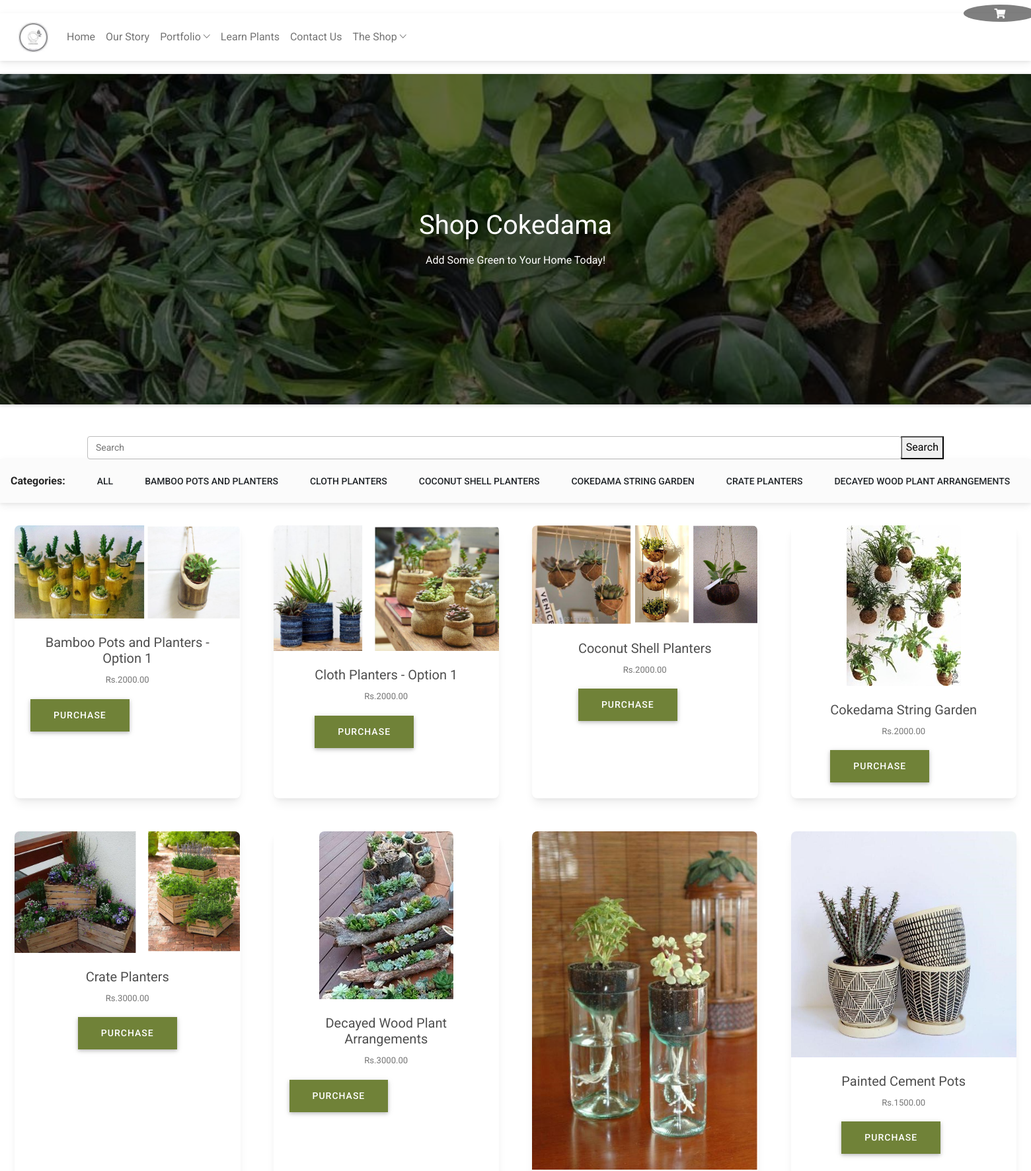
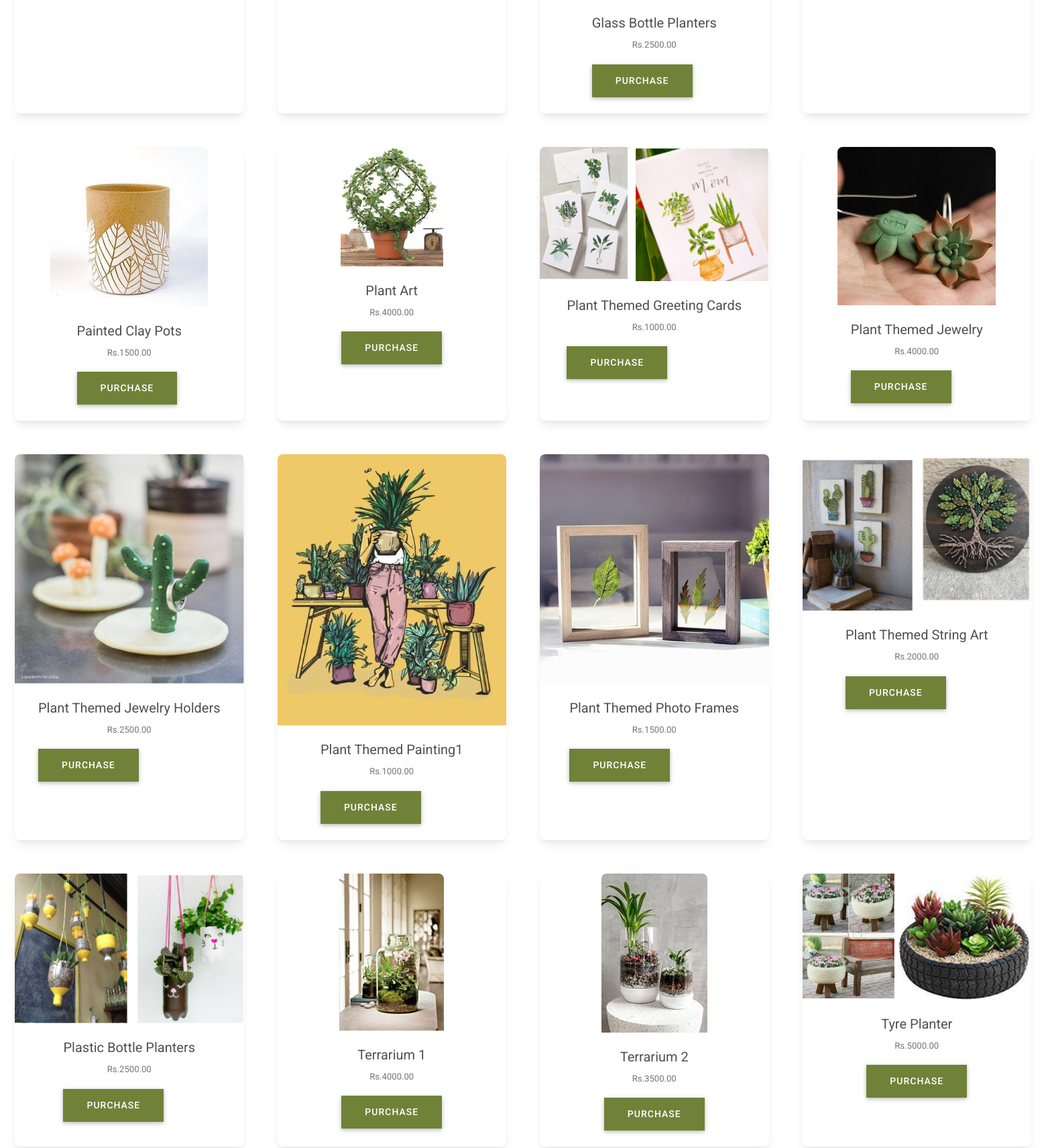
/store/ (upper part), run on the app's committed database (2 pictures, top to bottom).
### store/models.py (models this page shows, shortened)
class Category(models.Model):
    name = models.CharField(max_length=200,
                            db_index=True)
    slug = models.SlugField(max_length=200,
                            unique=True)
    class Meta:
        ordering = ('name',)
        verbose_name = 'category'
        verbose_name_plural = 'categories'
    def get_absolute_url(self):
        return reverse('store:product_list_by_category',
                       args=[self.slug])

class Product(models.Model):
    category = models.ForeignKey(Category,
                                 related_name='products',
                                 on_delete=models.CASCADE)
    name = models.CharField(max_length=200, db_index=True)
    slug = models.SlugField(max_length=200, db_index=True)
    image = models.ImageField(upload_to='products/%Y/%m/%d',
                              blank=True)
    description = RichTextField(blank=True)
    price = models.DecimalField(max_digits=10, decimal_places=2)
    available = models.BooleanField(default=True)
    created = models.DateTimeField(auto_now_add=True)
    updated = models.DateTimeField(auto_now=True)
    product_code = models.CharField(max_length=200, blank=True, default='')
    class Meta:
        ordering = ('name',)
        index_together = (('id', 'slug'),)
    def get_absolute_url(self):
        return reverse('store:product_detail',
                       args=[self.id, self.slug])

### store/views.py (the view)
# urls.py: path('', views.product_list, name='product_list'),
def product_list(request, category_slug=None):
    category = None
    categories = Category.objects.all()
    products = Product.objects.filter(available=True)
    if category_slug:
        category = get_object_or_404(Category, slug=category_slug)
        products = products.filter(category=category)
    return render(request,
                  'store/product/list.html',
                  {'category': category,
                   'categories': categories,
                   'products': products})

### cart/cart.py (called while the page is built)
    def __len__(self):
        return sum(item['quantity'] for item in self.cart.values())

### cart/context_processors.py (called while the page is built)
def cart(request):
    return {'cart': Cart(request)}

### store/templates/store/product/list.html (shortened to what this page needs)
{% extends "main_base.html" %}
{% load static %}
{% block content %}
    <div
            class="p-5 text-center bg-image shadow-1-strong"
            style="
                    background-image: url({% static 'website/images/call-to-action-bg.jpg' %});
                    height: 500px;
                    "
    >
        <div class="mask" style="background-color: rgba(0, 0, 0, 0.6);">
            <div class="d-flex justify-content-center align-items-center h-100">
                <div class="text-white">
                    <h1 class="mb-3">Shop Cokedama</h1>
                    <h8 class="mb-3">Add Some Green to Your Home Today!</h8>
                </div>
            </div>
        </div>
    </div>
    <main class="mt-5">
        <div class="container">
            <form class="d-flex input-group w-auto" action="/store/search">
                <div class="input-group">
                    <input
                            name="q"
                            type="text"
                            class="form-control rounded"
                            placeholder="Search"
                            aria-label="Search"
                            aria-describedby="search-addon"
                    />
                    <button type="submit" class="button is-black">Search</button>
                </div>
            </form>
        </div>
        <nav class="navbar navbar-expand-lg navbar-light bg-light mg-4">
            <div class="collapse navbar-collapse" id="navbarSupportedContent">
                <strong class="text-dark mr-2">Categories:</strong>
                <ul class="navbar-nav me-auto mb-2 mb-lg-0">
                    <li><a class="dropdown-item" href="{% url "store:product_list" %}">All</a></li>
                    {% for c in categories %}
                        <li {% if category.slug == c.slug %}class="selected" {% endif %}>
                            <a class="dropdown-item" href="{{ c.get_absolute_url }}">{{ c.name|title }}</a>
                        </li>
                    {% endfor %}
                </ul>
            </div>
        </nav>
        <section class="text-container mb-4 mr-4 ml-4 mt-4">
            <div class="row">
                <div class="portfolio-item shuffle-item grid-container">
                    {% for product in products %}
                        <div class="card">
                            <div class="bg-image hover-overlay ripple" data-mdb-ripple-color="light"
                                 style="display: inline-block; align-items: center;  margin: auto;">
                                <img
                                        src="
                                                {% if product.image %}{{ product.image.url }}{% else %}{% static 'website/images/logo.png' %}{% endif %}"
                                        class="img-fluid" width="300" height="300"
                                        style="max-height: 100%; max-width: 100%;"
                                >
                            </div>
                            <div class="card-body"
                                 style="display: inline-block; align-items: center;  margin: auto; justify-content: center;">
                                <h5 class="card-title" style="text-align: center;">{{ product.name }}</h5>
                                <p class="card-text" style="text-align: center;"><small
                                        class="text-muted">Rs.{{ product.price }}</small></p>
                                <a href="{{ product.get_absolute_url }}" class="btn btn-main" style="margin: auto; ">Purchase</a>
                            </div>
                        </div>
                    {% endfor %}
                </div>
            </div>
        </section>
    </main>
{% endblock %}

### website/templates/main_base.html (shortened to what this page needs)
{% load static %}
<!DOCTYPE html>
<html lang="en">
<head>
    <link rel="stylesheet" href="{% static 'website/plugins/bootstrap/bootstrap.min.css' %}">
    <link rel="stylesheet" href="{% static 'website/plugins/Ionicons/css/ionicons.min.css' %}">
    <link rel="stylesheet" href="{% static 'website/plugins/animate-css/animate.css' %}">
    <link rel="stylesheet" href="{% static 'website/plugins/magnific-popup/magnific-popup.css' %}">
    <link rel="stylesheet" href="{% static 'website/plugins/slick/slick.css' %}">
    <link rel="stylesheet" href="https://use.fontawesome.com/releases/v5.15.2/css/all.css"/>
    <link rel="stylesheet" href="{% static 'website/css/mdb.min.css' %}"/>
    <link rel="stylesheet" href="{% static 'website/css/style.css' %}">
</head>
<body id="body">
<header>
    <nav class="navbar navbar-expand-lg navbar-light bg-white">
        <div class="container-fluid">
            <a class="navbar-brand" href="{% url 'home' %}">
                <img
                        src="{% static 'website/images/logo.png' %}"
                        height="45"
                        alt=""
                        loading="lazy"
                />
            </a>
            <ul class="navbar-nav me-auto mb-2 mb-lg-0">
                <li class="navbar-nav ml-auto">
                    <a class="nav-link" aria-current="page" href="{% url 'home' %}">Home</a>
                </li>
                <li class="nav-item">
                    <a class="nav-link" href="{% url 'about' %}">Our Story</a>
                </li>
                <li class="nav-item dropdown @@portfolio">
                    <a class="nav-link dropdown-toggle" href="#" id="dropdown03" data-toggle="dropdown"
                       aria-haspopup="true" aria-expanded="false">Portfolio <span class="ion-ios-arrow-down"></span></a>
                </li>
                <li class="nav-item">
                    <a class="nav-link" href="{% url 'tree_profile' %}">Learn Plants</a>
                </li>
                <li class="nav-item">
                    <a class="nav-link" href="{% url 'contact' %}">Contact Us</a>
                </li>
                <li class="nav-item dropdown @@products">
                    <a class="nav-link dropdown-toggle" href="#" id="dropdown03" data-toggle="dropdown"
                       aria-haspopup="true" aria-expanded="false">The Shop <span class="ion-ios-arrow-down"></span></a>
                </li>
                <div class="navbar-nav d-flex flex-row">
                    <li class="nav-item me-3 me-lg-0">
                        <div class="cart">
                            {% with total_items=cart|length %}
                                {% if total_items > 0 %}
                                    <a class="nav-link" href="{% url 'cart:cart_detail' %}">
                                        <h5 class="badge badge-pill badge-success"><i
                                                class="fas fa-shopping-cart"></i>{{ total_items }}
                                            item{{ total_items|pluralize }}</h5>
                                    </a>
                                {% else %}
                                    <a class="nav-link" href="{% url 'cart:cart_detail' %}">
                                        <h5>
                                            <div class="badge badge-pill "><i class="fas fa-shopping-cart"></i></div>
                                        </h5>
                                    </a>
                                {% endif %}
                            {% endwith %}
                        </div>
                    </li>
            </ul>
        </div>
    </nav>
</header>
{% block content %}
{% endblock %}
</body>
</html>

### static/website/css/style.css (style rules this page uses)
body { line-height: 1.65; font-family: "Roboto", sans-serif; -webkit-font-smoothing: antialiased; }
h1, h2, h3, h4, h5, h6 { font-family: "Roboto", sans-serif; }
h1, h2, h3, h4, h5, h6 { font-weight: 400; }
h1 { font-size: 40px; }
p { color: #7B7B7B; font-size: 15px; font-family: "Roboto", sans-serif; line-height: 1.7; }
ol, ul { margin: 0; padding: 0; list-style: none; }
a, a:focus, a:hover { text-decoration: none; outline: 0; color: #708238; }
input[type="email"], input[type="password"], input[type="text"], input[type="tel"] { box-shadow: none; height: 45px; outline: none; font-size: 14px; }
.form-control { box-shadow: none; border-radius: 0; }
i { width:100px; text-align:center; vertical-align:middle; }
.badge { background: rgba(0,0,0,0.5); width: auto; height: auto; margin: 0; border-radius: 50%; position:absolute; top:-13px; right:-8px; padding:5px; }
.btn-main, .btn-transparent, .btn-small { background: #708238; color: #fff; display: inline-block; font-size: 14px; letter-spacing: 1px; padding: 14px 35px; text-transform: uppercase; border-radius: 0; transition: all 0.2s ease; }
header { background: #fff; padding: 20px 0; }
header .navbar { margin-bottom: 0px; border: 0px; }
header .navbar-brand { padding-top: 5px; }
.dropdown-toggle::after { display: none; }
.dropdown-item { padding: .8rem 1.5rem; text-transform: uppercase; font-size: 14px; font-weight: 500; }
.portfolio-item { position: relative; padding: 0; }
.portfolio-item img { width: 100%; height: auto; }

### website/templates/main_base.html (style rules this page uses)
.grid-container { display: grid; grid-column-gap: 50px; grid-row-gap: 50px; grid-template-columns: auto auto auto auto; padding: 10px; }

### data on the page
Category: name "BAMBOO POTS AND PLANTERS"
Category: name "CLOTH PLANTERS"
Category: name "COCONUT SHELL PLANTERS"
Category: name "COKEDAMA STRING GARDEN"
Category: name "CRATE PLANTERS"
Category: name "DECAYED WOOD PLANT ARRANGEMENTS"
Product: image (picture), name "Bamboo Pots and Planters - Option 1", price "2000.00"
Product: image (picture), name "Cloth Planters - Option 1", price "2000.00"
Product: image (picture), name "Coconut Shell Planters", price "2000.00"
Product: image (picture), name "Cokedama String Garden", price "2000.00"
Product: image (picture), name "Crate Planters", price "3000.00"
Product: image (picture), name "Decayed Wood Plant Arrangements", price "3000.00"
Product: image (picture), name "Glass Bottle Planters", price "2500.00"
Product: image (picture), name "Painted Cement Pots", price "1500.00"
Product: image (picture), name "Painted Clay Pots", price "1500.00"
Product: image (picture), name "Plant Art", price "4000.00"
Product: image (picture), name "Plant Themed Greeting Cards", price "1000.00"
Product: image (picture), name "Plant Themed Jewelry", price "4000.00"
Product: image (picture), name "Plant Themed Jewelry Holders", price "2500.00"
Product: image (picture), name "Plant Themed Painting1", price "1000.00"
Product: image (picture), name "Plant Themed Photo Frames", price "1500.00"
Product: image (picture), name "Plant Themed String Art", price "2000.00"
Product: image (picture), name "Plastic Bottle Planters", price "2500.00"
Product: image (picture), name "Terrarium 1", price "4000.00"
Product: image (picture), name "Terrarium 2", price "3500.00"
Product: image (picture), name "Tyre Planter", price "5000.00"
